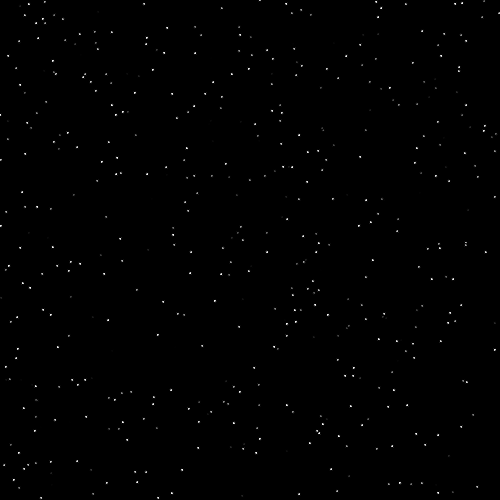
Frame 1 (no input)
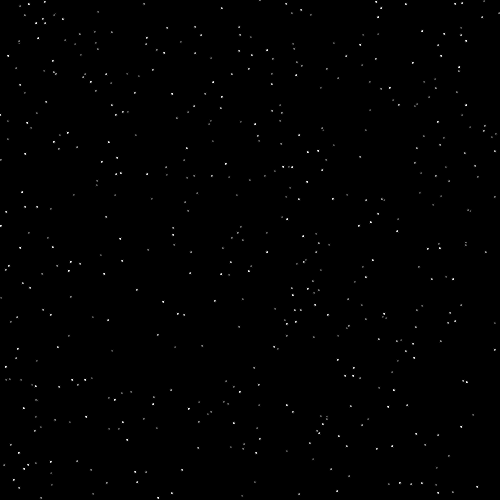
Frame 60 (the mouse pressed at the canvas centre just before this capture)
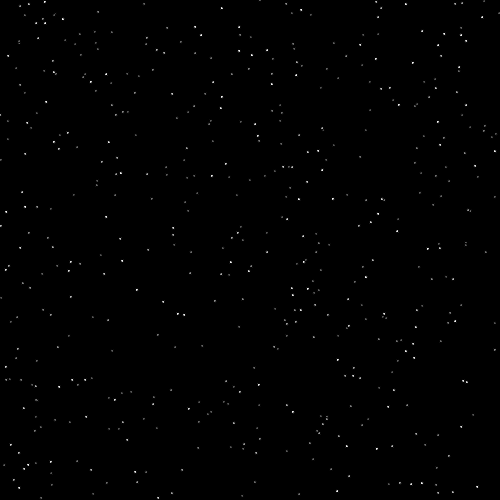
Frame 120 (the mouse held since frame 60 and released just before this capture)

The Processing sketch that drew these frames (run headless with seeded random() and noise(); from frame 60 on, the mouse is pressed at the canvas centre):

// Processing sketch: starrysky
// ── starrysky.pde
 Star[] stars = new Star[500];

void setup() {
  size(500, 500);
  background(0);
  
  fill(255);
  for (int i = 0; i < 500; i++) {
    stars[i] = new Star(random(width), random(height));
  }
  
}

void draw() {
    background(0);
    fill(253);
    for (int i = 0; i < stars.length; i++) {
      fill(253, 253, 253, stars[i].changeAlpha());
      stars[i].display();
    }  
}

class Star {
   float x;
   float y;
   float alpha;
   float counter;
 
   public Star(float x, float y) {
      this.x = x;
      this.y = y;
      this.alpha = 255;
      this.counter = random(0, 10);
   }
   
   public float changeAlpha() {
       alpha = alpha * sin(counter);
       alpha = map(alpha, -255, 255, 0, 255);
       counter += .01;
       return alpha;
   }
   
   public void display() {
      ellipse(x, y, 3, 3); 
   }
   
}
